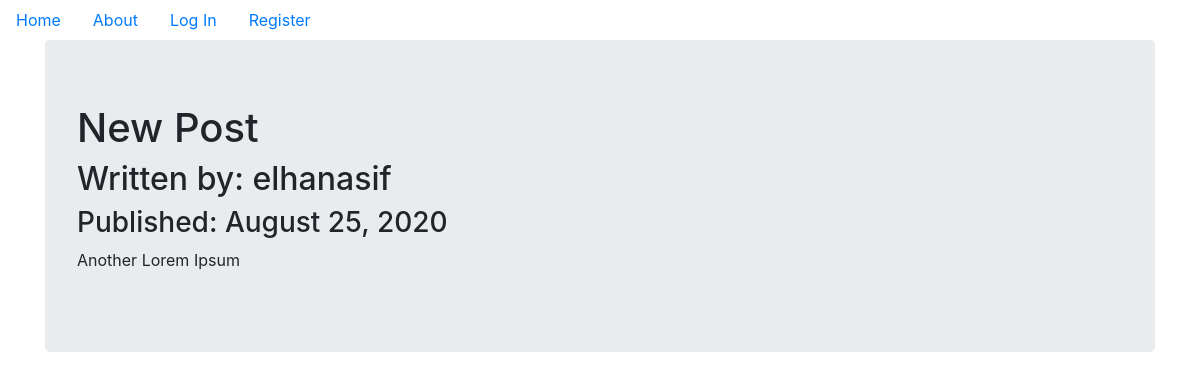
/2, run on the app's committed database.
### blogsite/models.py (models this page shows, shortened)
class BlogPost(db.Model):
    users = db.relationship (User)
    id = db.Column (db.Integer, primary_key = True)
    user_id = db.Column (db.Integer, db.ForeignKey('users.id'),nullable=False)
    date = db.Column (db.DateTime, nullable = False, default = datetime.utcnow)
    title = db.Column (db.String(140),nullable = False)
    text = db.Column (db.Text, nullable = True)

class User (db.Model, UserMixin):
    __tablename__ = 'users'
    id = db.Column (db.Integer, primary_key=True)
    profile_image = db.Column (db.String(64),nullable=False, default='default_profile.png')
    email = db.Column (db.String(64), unique=True,index = True) # what does later two attributes mean?
    username = db.Column (db.String(64),unique=True,index = True)
    password_hash = db.Column (db.String(128))
    posts = db.relationship('BlogPost', backref = 'author', lazy=True)

### blogsite/users/views.py (the view)
@users.route('/<username>')
def user_posts(username):
    page = request.args.get('page',1,type=int)
    user = User.query.filter_by(username=username).first_or_404()
    blog_posts = BlogPost.query.filter_by(author=user).order_by(BlogPost.date.desc()).paginate(page=page, per_page=5)
    return render_template('user_blog_posts.html',blog_posts=blog_posts,user=user)

### blogsite/blog_posts/views.py (called while the page is built)
@blog_posts.route('/<int:blog_post_id>')
def blog_post(blog_post_id):
    blog_post = BlogPost.query.get_or_404(blog_post_id)
    return render_template('blog_post.html',title = blog_post.title,
                            date = blog_post.date,post=blog_post)

### blogsite/templates/blog_post.html (shortened to what this page needs)
{% extends "base.html" %}
{% block content %}
<div class = 'jumbotron'>
    <h1>{{post.title}}</h1>
    <h2>Written by: {{post.author.username}}</h2>
    <h3>Published: {{post.date.strftime('%B %d, %Y')}}</h3>
    <p>{{post.text}}</p>
</div>
{% endblock content %}

### data on the page
BlogPost: title "New Post", date "August 25, 2020", text "Another Lorem Ipsum"
User: author.username "elhanasif"
